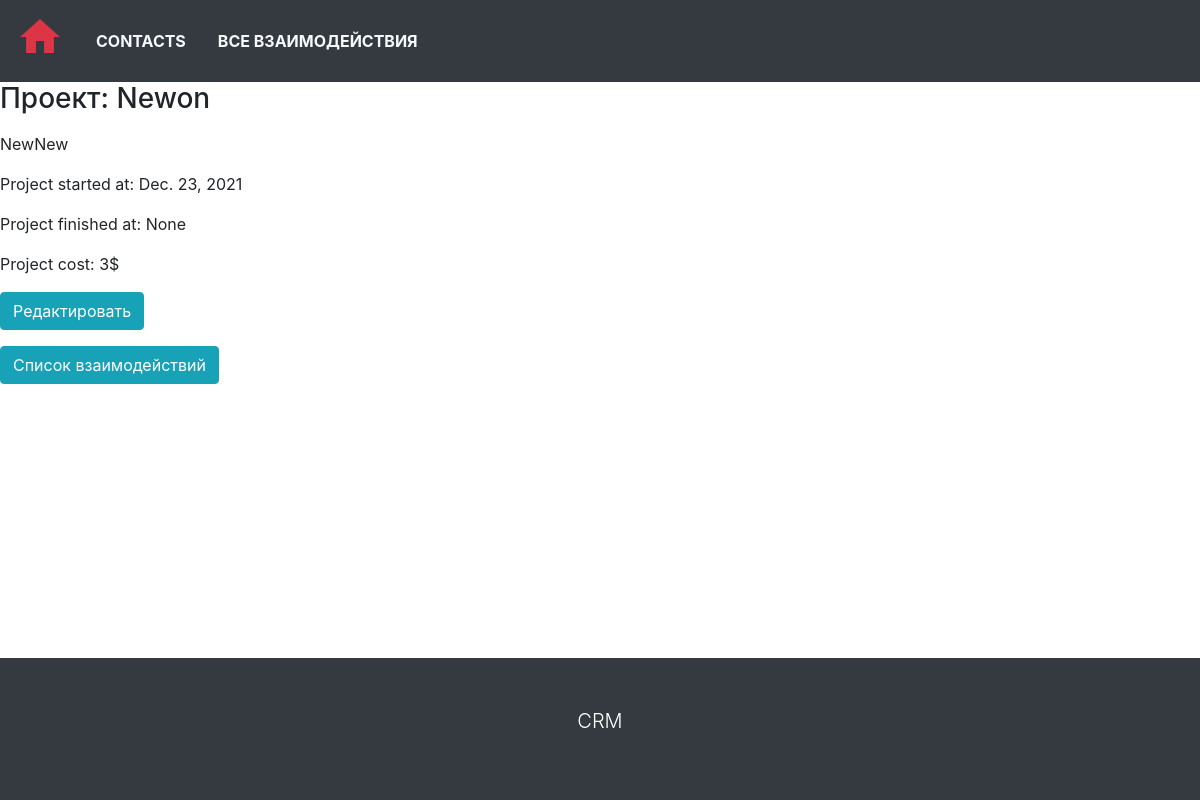
Page /project/19/ on the committed database.
### main_crm/models.py (models this page shows, shortened)
class Project(models.Model):
    user = models.ForeignKey('Company', on_delete=models.CASCADE)
    title = models.CharField(max_length=250)
    description = RichTextUploadingField(blank=True)
    started_at = models.DateField()
    finished_at = models.DateField(blank=True, null=True)
    cost = models.IntegerField(blank=True, null=True, validators=(MinValueValidator(0),))
    class Meta:
        ordering = ['-started_at']
        verbose_name = 'Project'
        verbose_name_plural = 'Projects'

### main_crm/views.py (the view)
# urls.py: path('project/<int:pk>/', views.ProjectDetailView.as_view(), name='project-detail'),
class ProjectDetailView(DetailView):
    queryset = Project.objects.all()
    template_name = 'cms_mainpage/project_detail.html'

### main_crm/templates/cms_mainpage/project_detail.html (shortened to what this page needs)
{% extends 'base.html' %}
{% block content %}
<div class="container-sm">
    <p class="h3">Проект: {{ project.title }}</p>
    <p>{{ project.description|safe }}</p>
    <p>Project started at: {{ project.started_at }}</p>
    <p>Project finished at: {{ project.finished_at }}</p>
    <p>Project cost: {{ project.cost }}$</p>
</div>
<p><a href="{% url 'project-update' project.pk %}" class="btn btn-info" role="button">Редактировать</a></p>
<p><a href="{% url 'project-interaction-list' project.pk %}" class="btn btn-info" role="button">Список
    взаимодействий</a></p>
{% endblock %}

### main_crm/static/cms/css/style.css (style rules this page uses)
html, body { height: 100%; }

### rows in the picture
Project: title "Newon", description "NewNew", started_at "Dec. 23, 2021", finished_at "None", cost "3"
